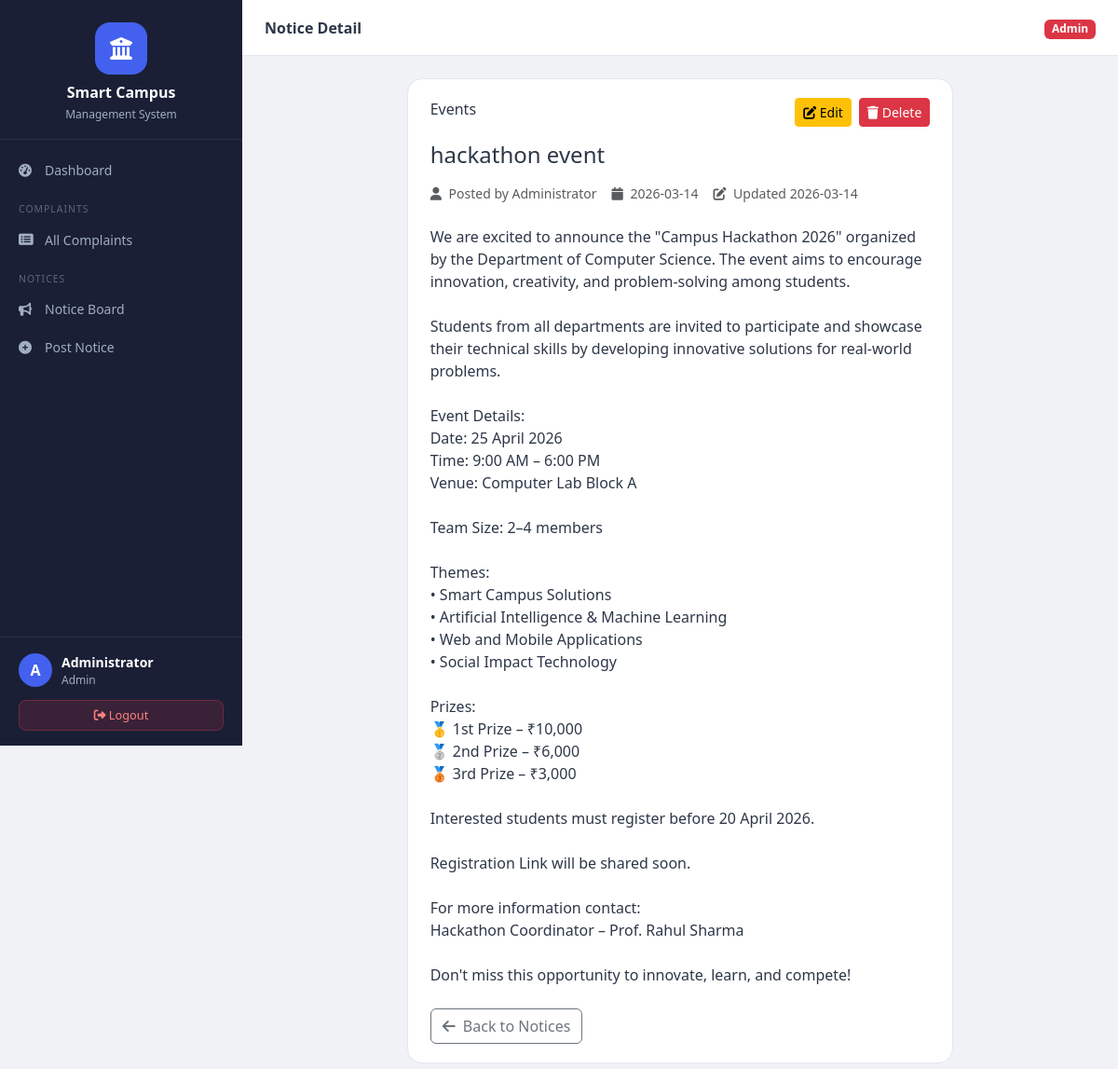
The app's page /notices/view/4 (signed in) with its own data.
### tables this page shows
CREATE TABLE users (
        id INTEGER PRIMARY KEY AUTOINCREMENT,
        name TEXT NOT NULL,
        email TEXT UNIQUE NOT NULL,
        password TEXT NOT NULL,
        role TEXT NOT NULL DEFAULT 'user',
        created_at TEXT NOT NULL
    );

CREATE TABLE notices (
        id INTEGER PRIMARY KEY AUTOINCREMENT,
        admin_id INTEGER NOT NULL,
        title TEXT NOT NULL,
        category TEXT NOT NULL,
        content TEXT NOT NULL,
        created_at TEXT NOT NULL,
        updated_at TEXT NOT NULL, qr_code TEXT,
        FOREIGN KEY (admin_id) REFERENCES users(id)
    );

### routes/notices.py (the view)
@notices_bp.route('/view/<int:notice_id>')
@login_required
def view(notice_id):
    conn = get_connection()
    notice = conn.execute(
        "SELECT n.*, u.name as admin_name FROM notices n JOIN users u ON n.admin_id=u.id WHERE n.id=?",
        (notice_id,)
    ).fetchone()
    conn.close()
    if not notice:
        flash('Notice not found.', 'danger')
        return redirect(url_for('notices.index'))
    return render_template('notices/view.html', notice=notice)

### models/database.py (called while the page is built)
def get_connection():
    conn = sqlite3.connect(DB_PATH)
    conn.row_factory = sqlite3.Row
    conn.execute("PRAGMA foreign_keys = ON")
    return conn

### routes/notices.py (called while the page is built)
def login_required(f):
    @wraps(f)
    def decorated(*args, **kwargs):
        if 'user_id' not in session:
            return redirect(url_for('auth.login'))
        return f(*args, **kwargs)
    return decorated

### templates/notices/view.html (shortened to what this page needs)
{% extends 'base.html' %}
{% block page_title %}Notice Detail{% endblock %}
{% block content %}
<div class="row justify-content-center">
    <div class="col-lg-8">
        <div class="card-box">
            <div class="d-flex justify-content-between align-items-start mb-3">
                <span class="notice-category-badge cat-{{ notice.category|lower }} fs-6">
                    {{ notice.category }}
                </span>
                {% if session.get('user_role') == 'admin' %}
                <div class="d-flex gap-2">
                    <a href="{{ url_for('notices.edit', notice_id=notice.id) }}"
                       class="btn btn-sm btn-warning">
                        <i class="fas fa-edit"></i> Edit
                    </a>
                    <form method="POST"
                          action="{{ url_for('notices.delete', notice_id=notice.id) }}"
                          onsubmit="return confirm('Delete this notice?')">
                        <button type="submit"
                                class="btn btn-sm btn-danger">
                            <i class="fas fa-trash"></i> Delete
                        </button>
                    </form>
                </div>
                {% endif %}
            </div>
            <h4 class="mb-3">{{ notice.title }}</h4>
            <div class="d-flex gap-3 mb-4 text-muted">
                <small>
                    <i class="fas fa-user me-1"></i>
                    Posted by {{ notice.admin_name }}
                </small>
                <small>
                    <i class="fas fa-calendar me-1"></i>
                    {{ notice.created_at[:10] }}
                </small>
                {% if notice.updated_at != notice.created_at %}
                <small>
                    <i class="fas fa-edit me-1"></i>
                    Updated {{ notice.updated_at[:10] }}
                </small>
                {% endif %}
            </div>
            <div class="notice-content">
                {{ notice.content|replace('\n','<br>')|safe }}
            </div>
            <div class="mt-4">
                <a href="{{ url_for('notices.index') }}"
                   class="btn btn-outline-secondary">
                    <i class="fas fa-arrow-left me-1"></i>
                    Back to Notices
                </a>
            </div>
        </div>
    </div>
</div>
{% endblock %}

### templates/base.html (shortened to what this page needs)
<!DOCTYPE html>
<html lang="en">
<head>
    <link rel="stylesheet" href="https://cdn.jsdelivr.net/npm/bootstrap@5.3.0/dist/css/bootstrap.min.css">
    <link rel="stylesheet" href="https://cdnjs.cloudflare.com/ajax/libs/font-awesome/6.4.0/css/all.min.css">
    <link rel="stylesheet" href="{{ url_for('static', filename='css/style.css') }}">
</head>
<body>
{% if session.user_id %}
<div class="d-flex" id="wrapper">
    <nav id="sidebar" class="sidebar">
        <div class="sidebar-header">
            <div class="sidebar-logo">
                <i class="fas fa-university"></i>
            </div>
            <h5>Smart Campus</h5>
            <small>Management System</small>
        </div>
        <ul class="sidebar-nav">
            <li>
                <a href="{{ url_for('dashboard.index') }}" class="{% if request.endpoint == 'dashboard.index' %}active{% endif %}">
                    <i class="fas fa-tachometer-alt"></i> Dashboard
                </a>
            </li>
            {% if session.user_role == 'admin' %}
            <li class="nav-section">COMPLAINTS</li>
            <li>
                <a href="{{ url_for('complaints.all_complaints') }}" class="{% if request.endpoint == 'complaints.all_complaints' %}active{% endif %}">
                    <i class="fas fa-list-alt"></i> All Complaints
                </a>
            </li>
            <li class="nav-section">NOTICES</li>
            <li>
                <a href="{{ url_for('notices.index') }}" class="{% if request.endpoint == 'notices.index' %}active{% endif %}">
                    <i class="fas fa-bullhorn"></i> Notice Board
                </a>
            </li>
            <li>
                <a href="{{ url_for('notices.create') }}" class="{% if request.endpoint == 'notices.create' %}active{% endif %}">
                    <i class="fas fa-plus-circle"></i> Post Notice
                </a>
            </li>
            {% endif %}
        </ul>
        <div class="sidebar-footer">
            <div class="user-info">
                <div class="user-avatar">
                    {{ session.user_name[0]|upper }}
                </div>
                <div>
                    <div class="user-name">{{ session.user_name }}</div>
                    <div class="user-role">{{ session.user_role|capitalize }}</div>
                </div>
            </div>
            <a href="{{ url_for('auth.logout') }}" class="btn btn-logout">
                <i class="fas fa-sign-out-alt"></i> Logout
            </a>
        </div>
    </nav>
    <div id="content-wrapper">
        <nav class="topbar">
            <div class="topbar-title">{% block page_title %}Dashboard{% endblock %}</div>
            <div class="topbar-right">
                <span class="badge {% if session.user_role == 'admin' %}bg-danger{% else %}bg-primary{% endif %}">
                    {{ session.user_role|capitalize }}
                </span>
            </div>
        </nav>
        <main class="main-content">
            {% block content %}{% endblock %}
        </main>
    </div>
</div>
{% else %}
{% block auth_content %}{% endblock %}
{% endif %}
</body>
</html>

### static/css/style.css (style rules this page uses)
:root { --primary: #4361ee; --primary-dark: #3451d1; --success: #2ec4b6; --warning: #f77f00; --danger: #e63946; --sidebar-bg: #1a1f36; --sidebar-text: #a0aec0; --sidebar-active: #4361ee; --bg: #f0f2f5; --card-bg: #ffffff; --text: #2d3748; --border: #e2e8f0; }
* { box-sizing:border-box; }
body { font-family:'Segoe UI',system-ui,-apple-system,sans-serif; background:var(--bg); color:var(--text); margin:0; }
#wrapper { display:flex; min-height:100vh; width:100%; }
.sidebar { width:260px; min-height:100vh; background:var(--sidebar-bg); display:flex; flex-direction:column; position:fixed; left:0; top:0; z-index:100; transition:transform .3s ease; }
.sidebar-header { padding:24px 20px 16px; border-bottom:1px solid rgba(255,255,255,.07); text-align:center; }
.sidebar-logo { width:56px; height:56px; background:var(--primary); border-radius:16px; display:flex; align-items:center; justify-content:center; font-size:24px; color:#fff; margin:0 auto 10px; }
.sidebar-header h5 { color:#fff; margin:0; font-weight:700; font-size:1rem; }
.sidebar-header small { color:var(--sidebar-text); font-size:.75rem; }
.sidebar-nav { list-style:none; padding:12px 0; margin:0; flex:1; overflow-y:auto; }
.sidebar-nav li a { display:flex; align-items:center; gap:10px; padding:10px 20px; color:var(--sidebar-text); text-decoration:none; font-size:.875rem; transition:.2s; }
.sidebar-nav li a i { width:18px; }
.nav-section { padding:14px 20px 4px; font-size:.65rem; letter-spacing:.1em; color:rgba(160,174,192,.5); text-transform:uppercase; }
.sidebar-footer { padding:16px 20px; border-top:1px solid rgba(255,255,255,.07); }
.user-info { display:flex; align-items:center; gap:10px; margin-bottom:12px; }
.user-avatar { width:36px; height:36px; background:var(--primary); border-radius:50%; display:flex; align-items:center; justify-content:center; color:#fff; font-weight:700; }
.user-name { color:#fff; font-size:.875rem; font-weight:600; }
.user-role { color:var(--sidebar-text); font-size:.75rem; }
.btn-logout { width:100%; background:rgba(230,57,70,.15); color:#fc8181; border:1px solid rgba(230,57,70,.3); font-size:.8rem; padding:6px 12px; border-radius:8px; }
#content-wrapper { margin-left:260px; flex:1; display:flex; flex-direction:column; width:100%; min-height:100vh; }
.topbar { background:#fff; border-bottom:1px solid var(--border); padding:0 24px; height:60px; display:flex; align-items:center; gap:16px; position:sticky; top:0; z-index:50; }
.topbar-title { font-weight:600; flex:1; }
.main-content { flex:1; padding:24px; width:100%; }
.card-box { background:#fff; border-radius:16px; padding:20px 24px; border:1px solid var(--border); width:100%; }

### records on screen
users: user_name "Administrator", user_role "Admin", admin_name "Administrator"
notices: category "Events", title "hackathon event", created_at "2026-03-14", updated_at "2026-03-14", content "We are excited to announce the \"Campus Hackathon 2026\" organized by the Department of Computer Science. The event aims to encourage innovation, creativity, and problem-solving among students. Students from all departments are invited to participate and showcase their technical skills by developing innovative solutions for real-world problems. Event Details: Date: 25 April 2026 Time: 9:00 AM – 6:00 PM Venue: Computer Lab Block A Team Size: 2–4 members Themes: • Smart Campus Solutions • Artificial Intelligence & Machine Learning • Web and Mobile Applications • Social Impact Technology Prizes: 🥇 1st Prize – ₹10,000 🥈 2nd Prize – ₹6,000 🥉 3rd Prize – ₹3,000 Interested students must register…"

### other values on screen
{{ session.user_name[0]|upper }} "A"
